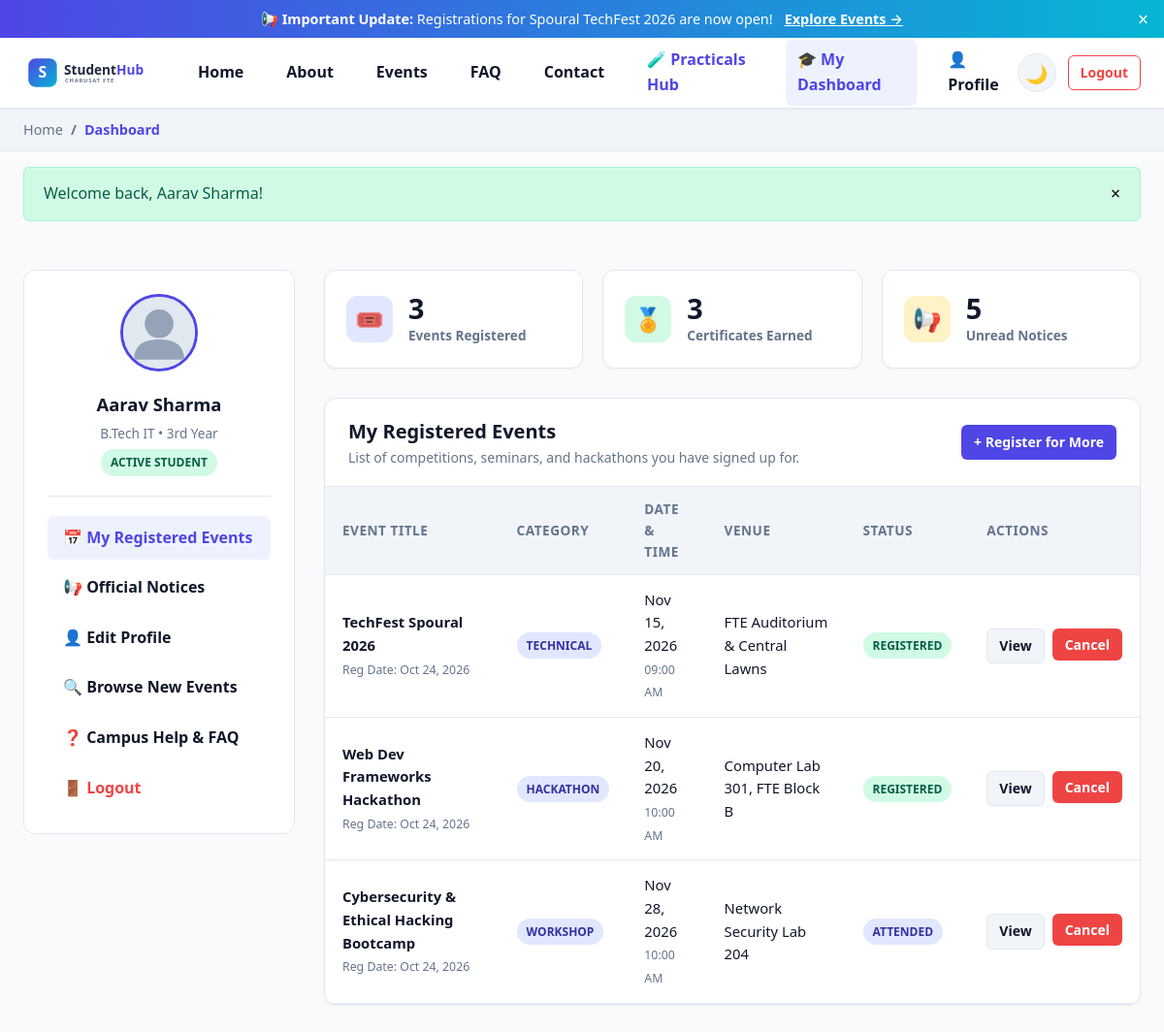
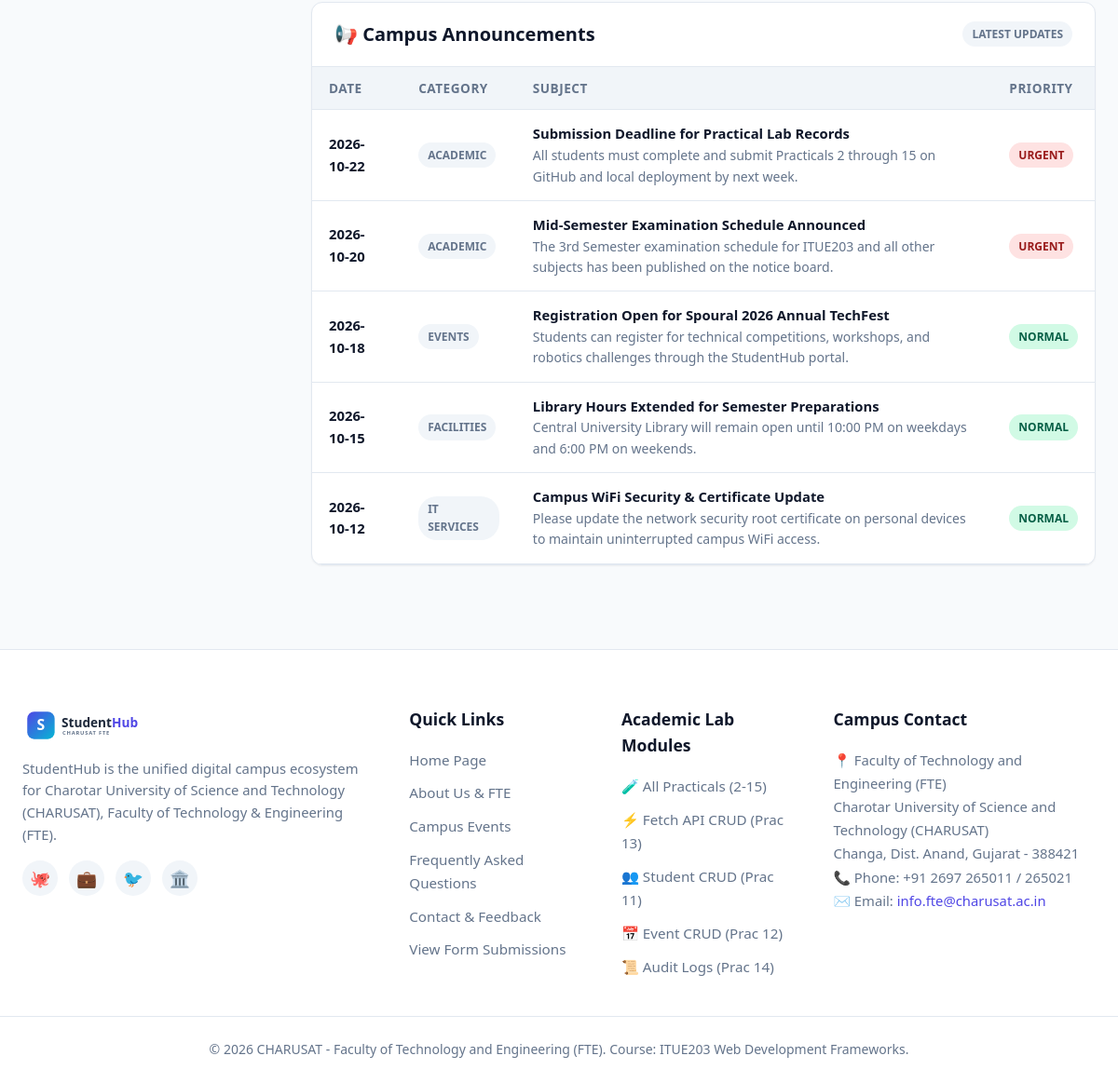
Page /pages/student_dashboard.php (signed in) on the committed database (2 pictures, top to bottom).
### tables this page shows
CREATE TABLE IF NOT EXISTS `students` (
    `id` INT AUTO_INCREMENT PRIMARY KEY,
    `user_id` INT DEFAULT NULL,
    `student_id_number` VARCHAR(30) UNIQUE NOT NULL,
    `full_name` VARCHAR(100) NOT NULL,
    `email` VARCHAR(150) UNIQUE NOT NULL,
    `mobile` VARCHAR(20) NOT NULL,
    `course` VARCHAR(50) NOT NULL,
    `year_of_study` VARCHAR(20) NOT NULL,
    `gender` ENUM('Male', 'Female', 'Other') NOT NULL,
    `address` TEXT DEFAULT NULL,
    `bio` TEXT DEFAULT NULL,
    `profile_pic` VARCHAR(255) DEFAULT 'default_avatar.svg',
    `status` ENUM('active', 'inactive', 'deleted') NOT NULL DEFAULT 'active',
    `created_at` TIMESTAMP DEFAULT CURRENT_TIMESTAMP,
    `updated_at` TIMESTAMP DEFAULT CURRENT_TIMESTAMP ON UPDATE CURRENT_TIMESTAMP,
    INDEX `idx_students_course` (`course`),
    INDEX `idx_students_status` (`status`),
    INDEX `idx_students_user` (`user_id`),
    CONSTRAINT `fk_students_user` FOREIGN KEY (`user_id`) REFERENCES `users` (`id`) ON DELETE SET NULL ON UPDATE CASCADE
);

CREATE TABLE IF NOT EXISTS `registrations` (
    `id` INT AUTO_INCREMENT PRIMARY KEY,
    `user_id` INT NOT NULL,
    `student_id` INT DEFAULT NULL,
    `event_id` INT NOT NULL,
    `student_name` VARCHAR(100) NOT NULL,
    `student_email` VARCHAR(150) NOT NULL,
    `status` ENUM('registered', 'attended', 'cancelled') NOT NULL DEFAULT 'registered',
    `registration_date` TIMESTAMP DEFAULT CURRENT_TIMESTAMP,
    `remarks` VARCHAR(255) DEFAULT NULL,
    UNIQUE KEY `unique_user_event` (`user_id`, `event_id`),
    INDEX `idx_reg_event` (`event_id`),
    INDEX `idx_reg_user` (`user_id`),
    CONSTRAINT `fk_reg_user` FOREIGN KEY (`user_id`) REFERENCES `users` (`id`) ON DELETE CASCADE,
    CONSTRAINT `fk_reg_event` FOREIGN KEY (`event_id`) REFERENCES `events` (`id`) ON DELETE CASCADE
);

CREATE TABLE IF NOT EXISTS `events` (
    `id` INT AUTO_INCREMENT PRIMARY KEY,
    `title` VARCHAR(200) NOT NULL,
    `category` VARCHAR(50) NOT NULL,
    `event_date` DATE NOT NULL,
    `event_time` TIME NOT NULL,
    `venue` VARCHAR(150) NOT NULL,
    `description` TEXT NOT NULL,
    `poster_url` VARCHAR(255) DEFAULT 'default_poster.svg',
    `max_seats` INT NOT NULL DEFAULT 100,
    `registered_count` INT NOT NULL DEFAULT 0,
    `status` ENUM('upcoming', 'ongoing', 'completed', 'cancelled') NOT NULL DEFAULT 'upcoming',
    `created_at` TIMESTAMP DEFAULT CURRENT_TIMESTAMP,
    `updated_at` TIMESTAMP DEFAULT CURRENT_TIMESTAMP ON UPDATE CURRENT_TIMESTAMP,
    INDEX `idx_events_category` (`category`),
    INDEX `idx_events_date` (`event_date`),
    INDEX `idx_events_status` (`status`)
);

CREATE TABLE IF NOT EXISTS `notices` (
    `id` INT AUTO_INCREMENT PRIMARY KEY,
    `title` VARCHAR(200) NOT NULL,
    `category` VARCHAR(50) NOT NULL DEFAULT 'General',
    `content` TEXT NOT NULL,
    `priority` ENUM('normal', 'urgent') NOT NULL DEFAULT 'normal',
    `posted_date` DATE NOT NULL,
    `created_at` TIMESTAMP DEFAULT CURRENT_TIMESTAMP
);

### config/auth.php (called while the page is built, shortened)
<?php
require_once __DIR__ . '/db.php';
function is_logged_in(): bool {
    return !empty($_SESSION['user_id']);
}
function current_user(): ?array {
    return [
        'id' => $_SESSION['user_id'],
        'name' => $_SESSION['user_name'] ?? 'User',
        'email' => $_SESSION['user_email'] ?? '',
        'role' => $_SESSION['user_role'] ?? 'student',
    ];
}

### config/db.php (called while the page is built, shortened)
<?php
function get_db_connection(): PDO {
    static $pdo = null;
    if ($pdo === null) {
        $dsn = "mysql:host=" . DB_HOST . ";port=" . DB_PORT . ";dbname=" . DB_NAME . ";charset=utf8mb4";
        $options = [
            PDO::ATTR_ERRMODE            => PDO::ERRMODE_EXCEPTION,
            PDO::ATTR_DEFAULT_FETCH_MODE => PDO::FETCH_ASSOC,
            PDO::ATTR_EMULATE_PREPARES   => false,
        ];
        try {
            $pdo = new PDO($dsn, DB_USER, DB_PASS, $options);
        } catch (PDOException $e) {
            error_log("Database Connection Failed: " . $e->getMessage());
            die("<div style='font-family:sans-serif;padding:20px;margin:20px;background:#fee2e2;border:1px solid #ef4444;border-radius:8px;'>
                <h3 style='color:#b91c1c;margin:0 0 10px 0;'>Database Connection Error</h3>
                <p>Could not connect to MySQL database <code>" . htmlspecialchars(DB_NAME) . "</code>.</p>
                <p><strong>Technical details:</strong> " . htmlspecialchars($e->getMessage()) . "</p>
                <p>Please make sure MySQL is running in XAMPP or run <code>setup_database.php</code>.</p>
            </div>");
        }
    }
    return $pdo;
}
function db_query(string $sql, array $params = []): PDOStatement {
    $stmt = get_db_connection()->prepare($sql);
    $stmt->execute($params);
    return $stmt;
}
function db_fetch_all(string $sql, array $params = []): array {
    return db_query($sql, $params)->fetchAll();
}
function db_fetch_one(string $sql, array $params = []): ?array {
    $result = db_query($sql, $params)->fetch();
    return $result ?: null;
}

### pages/student_dashboard.php (the view, shortened to what this page needs)
<?php
require_once __DIR__ . '/../config/db.php';
require_once __DIR__ . '/../config/auth.php';
$currentUser = current_user();
$userId = $currentUser['id'];
$studentProfile = db_fetch_one("SELECT * FROM students WHERE user_id = ?", [$userId]);
$registeredEvents = db_fetch_all("
    SELECT r.id AS reg_id, r.registration_date, r.status AS reg_status,
           e.id AS event_id, e.title, e.category, e.event_date, e.event_time, e.venue, e.poster_url
    FROM registrations r
    JOIN events e ON r.event_id = e.id
    WHERE r.user_id = ?
    ORDER BY r.registration_date DESC
", [$userId]);
$notices = db_fetch_all("SELECT * FROM notices ORDER BY posted_date DESC LIMIT 5");
require_once __DIR__ . '/includes/header.php';
?>
<div class="container">
  <div class="dashboard-grid">
    <aside class="dashboard-sidebar">
      <div class="user-profile-badge">
        <img src="../assets/images/<?= htmlspecialchars($studentProfile['profile_pic'] ?? 'default_avatar.svg') ?>"
             alt="<?= htmlspecialchars($currentUser['name']) ?>" class="profile-avatar-lg">
        <h3 style="font-size:1.15rem; margin-bottom:4px;"><?= htmlspecialchars($currentUser['name']) ?></h3>
        <p style="font-size:0.85rem; color:var(--text-muted);"><?= htmlspecialchars($studentProfile['course'] ?? 'Student') ?> &bull; <?= htmlspecialchars($studentProfile['year_of_study'] ?? 'FTE') ?></p>
        <span class="badge badge-success" style="margin-top:6px;">Active Student</span>
      </div>
      <nav aria-label="Student Navigation">
        <ul class="side-menu">
          <li><a href="student_dashboard.php" class="active">📅 My Registered Events</a></li>
          <li><a href="#recent-notices">📢 Official Notices</a></li>
          <li><a href="profile.php">👤 Edit Profile</a></li>
          <li><a href="events.php">🔍 Browse New Events</a></li>
          <li><a href="faq.php">❓ Campus Help & FAQ</a></li>
          <li><a href="logout.php" style="color:var(--danger);">🚪 Logout</a></li>
        </ul>
      </nav>
    </aside>
    <section>
      <div class="stats-grid">
        <div class="stat-card">
          <div class="stat-icon" style="background:#e0e7ff; color:#4338ca;">🎟️</div>
          <div>
            <div class="stat-val"><?= count($registeredEvents) ?></div>
            <div class="stat-label">Events Registered</div>
          </div>
        </div>
        <div class="stat-card">
          <div class="stat-icon" style="background:#d1fae5; color:#065f46;">🏅</div>
          <div>
            <div class="stat-val">3</div>
            <div class="stat-label">Certificates Earned</div>
          </div>
        </div>
        <div class="stat-card">
          <div class="stat-icon" style="background:#fef3c7; color:#92400e;">📢</div>
          <div>
            <div class="stat-val"><?= count($notices) ?></div>
            <div class="stat-label">Unread Notices</div>
          </div>
        </div>
      </div>
      <div class="table-card">
        <div class="table-header">
          <div>
            <h3 style="font-size:1.25rem; font-weight:700;">My Registered Events</h3>
            <p style="font-size:0.875rem; color:var(--text-muted);">List of competitions, seminars, and hackathons you have signed up for.</p>
          </div>
          <a href="events.php" class="btn btn-sm btn-primary">+ Register for More</a>
        </div>
        <div class="table-responsive">
          <?php if (empty($registeredEvents)): ?>
            <div style="text-align:center; padding:40px; color:var(--text-muted);">
              <p style="font-size:2rem; margin-bottom:8px;">📅</p>
              <h4>No registered events yet</h4>
              <p>Explore upcoming hackathons and tech festivals on campus!</p>
              <a href="events.php" class="btn btn-sm btn-outline" style="margin-top:12px;">Explore Events &rarr;</a>
            </div>
          <?php else: ?>
            <table class="data-table" aria-label="Registered Events Table">
              <thead>
                <tr>
                  <th>Event Title</th>
                  <th>Category</th>
                  <th>Date & Time</th>
                  <th>Venue</th>
                  <th>Status</th>
                  <th>Actions</th>
                </tr>
              </thead>
              <tbody>
                <?php foreach ($registeredEvents as $reg): ?>
                  <tr>
                    <td>
                      <div style="font-weight:700;"><?= htmlspecialchars($reg['title']) ?></div>
                      <small style="color:var(--text-muted);">Reg Date: <?= date('M d, Y', strtotime($reg['registration_date'])) ?></small>
                    </td>
                    <td><span class="badge badge-primary"><?= htmlspecialchars($reg['category']) ?></span></td>
                    <td>
                      <div><?= date('M d, Y', strtotime($reg['event_date'])) ?></div>
                      <small style="color:var(--text-muted);"><?= date('h:i A', strtotime($reg['event_time'])) ?></small>
                    </td>
                    <td><?= htmlspecialchars($reg['venue']) ?></td>
                    <td>
                      <span class="badge badge-<?= $reg['reg_status'] === 'attended' ? 'primary' : 'success' ?>">
                        <?= htmlspecialchars(ucfirst($reg['reg_status'])) ?>
                      </span>
                    </td>
                    <td>
                      <div style="display:flex; gap:8px;">
                        <a href="event_detail.php?id=<?= $reg['event_id'] ?>" class="btn btn-sm btn-secondary">View</a>
                        <form method="POST" action="student_dashboard.php" onsubmit="return confirm('Are you sure you want to cancel this event registration?');">
                          <button type="submit" class="btn btn-sm btn-danger">Cancel</button>
                        </form>
                      </div>
                    </td>
                  </tr>
                <?php endforeach; ?>
              </tbody>
            </table>
          <?php endif; ?>
        </div>
      </div>
      <div class="table-card" id="recent-notices">
        <div class="table-header">
          <h3 style="font-size:1.25rem; font-weight:700;">📢 Campus Announcements</h3>
          <span class="badge badge-neutral">Latest Updates</span>
        </div>
        <div class="table-responsive">
          <table class="data-table" aria-label="Campus Notices">
            <thead>
              <tr>
                <th>Date</th>
                <th>Category</th>
                <th>Subject</th>
                <th>Priority</th>
              </tr>
            </thead>
            <tbody>
              <?php foreach ($notices as $nt): ?>
                <tr>
                  <td><strong><?= htmlspecialchars($nt['posted_date']) ?></strong></td>
                  <td><span class="badge badge-neutral"><?= htmlspecialchars($nt['category']) ?></span></td>
                  <td>
                    <div style="font-weight:600;"><?= htmlspecialchars($nt['title']) ?></div>
                    <div style="font-size:0.875rem; color:var(--text-muted);"><?= htmlspecialchars($nt['content']) ?></div>
                  </td>
                  <td>
                    <span class="badge badge-<?= $nt['priority'] === 'urgent' ? 'danger' : 'success' ?>">
                      <?= htmlspecialchars($nt['priority']) ?>
                    </span>
                  </td>
                </tr>
              <?php endforeach; ?>
            </tbody>
          </table>
        </div>
      </div>
    </section>
  </div>
</div>
<?php require_once __DIR__ . '/includes/footer.php'; ?>

### rows in the picture
students: profile_pic (placeholder picture), full_name "Aarav Sharma", course "B.Tech IT", year_of_study "3rd Year"
registrations: event.title "TechFest Spoural 2026", registration_date "Oct 24, 2026", event.category "TECHNICAL", event.event_date "Nov 15, 2026", event.event_time "09:00 AM", event.venue "FTE Auditorium & Central Lawns", status "REGISTERED"
registrations: event.title "Web Dev Frameworks Hackathon", registration_date "Oct 24, 2026", event.category "HACKATHON", event.event_date "Nov 20, 2026", event.event_time "10:00 AM", event.venue "Computer Lab 301, FTE Block B", status "REGISTERED"
registrations: event.title "Cybersecurity & Ethical Hacking Bootcamp", registration_date "Oct 24, 2026", event.category "WORKSHOP", event.event_date "Nov 28, 2026", event.event_time "10:00 AM", event.venue "Network Security Lab 204", status "ATTENDED"
notices: posted_date "2026-10-22", category "ACADEMIC", title "Submission Deadline for Practical Lab Records", content "All students must complete and submit Practicals 2 through 15 on GitHub and local deployment by next week.", priority "URGENT"
notices: posted_date "2026-10-20", category "ACADEMIC", title "Mid-Semester Examination Schedule Announced", content "The 3rd Semester examination schedule for ITUE203 and all other subjects has been published on the notice board.", priority "URGENT"
notices: posted_date "2026-10-18", category "EVENTS", title "Registration Open for Spoural 2026 Annual TechFest", content "Students can register for technical competitions, workshops, and robotics challenges through the StudentHub portal.", priority "NORMAL"
notices: posted_date "2026-10-15", category "FACILITIES", title "Library Hours Extended for Semester Preparations", content "Central University Library will remain open until 10:00 PM on weekdays and 6:00 PM on weekends.", priority "NORMAL"
notices: posted_date "2026-10-12", category "IT SERVICES", title "Campus WiFi Security & Certificate Update", content "Please update the network security root certificate on personal devices to maintain uninterrupted campus WiFi access.", priority "NORMAL"

### other values in the picture
$name "Dashboard"
$flash['message'] "Welcome back, Aarav Sharma!"
count($registeredEvents) "3"
count($notices) "5"
